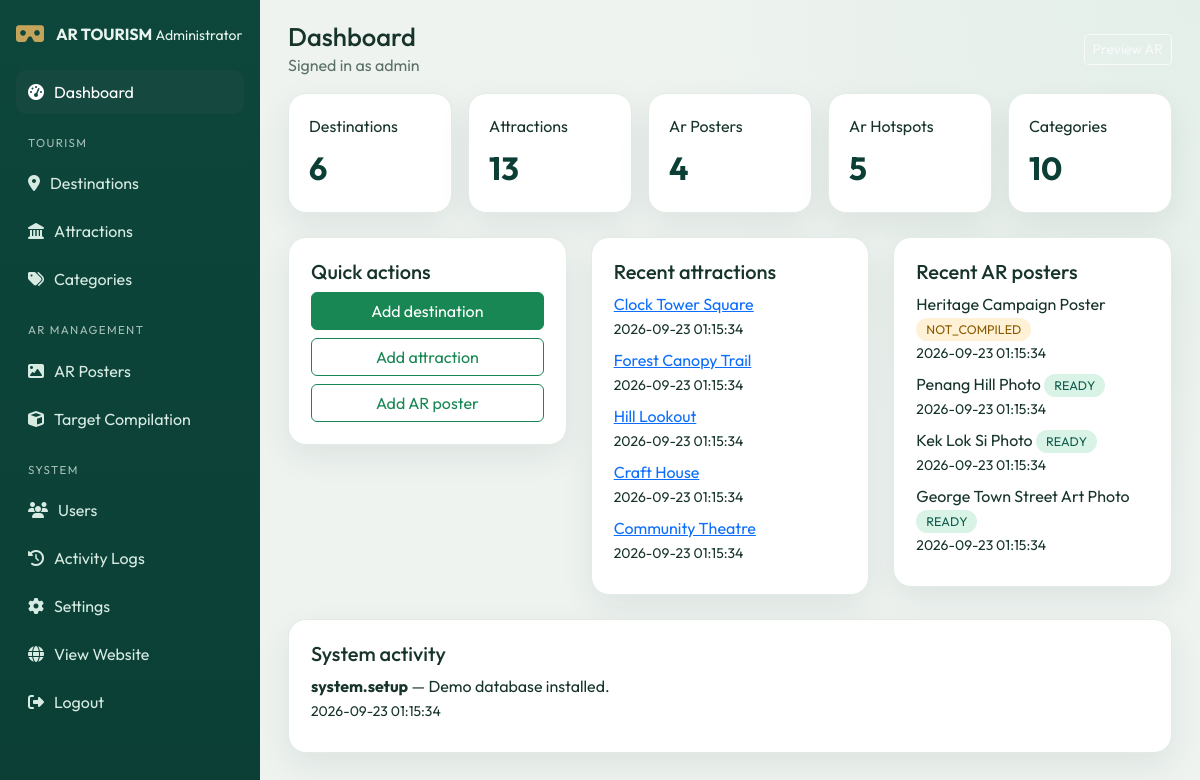
/admin/index.php (signed in), run on the app's committed database.
### tables this page shows
CREATE TABLE users (
    id INT UNSIGNED AUTO_INCREMENT PRIMARY KEY,
    username VARCHAR(100) NOT NULL UNIQUE,
    email VARCHAR(190) NULL UNIQUE,
    password_hash VARCHAR(255) NOT NULL,
    role ENUM('admin','visitor') NOT NULL DEFAULT 'admin',
    status ENUM('active','inactive') NOT NULL DEFAULT 'active',
    last_login DATETIME NULL,
    created_at TIMESTAMP DEFAULT CURRENT_TIMESTAMP,
    INDEX (status)
);

CREATE TABLE attractions (
    id INT UNSIGNED AUTO_INCREMENT PRIMARY KEY,
    destination_id INT UNSIGNED NOT NULL,
    name VARCHAR(180) NOT NULL,
    short_description TEXT,
    full_description TEXT,
    main_image VARCHAR(255),
    youtube_url VARCHAR(500),
    website_url VARCHAR(500),
    google_maps_url VARCHAR(500),
    latitude DECIMAL(10,7),
    longitude DECIMAL(10,7),
    opening_hours VARCHAR(255),
    entry_information TEXT,
    category_id INT UNSIGNED,
    is_featured TINYINT(1) NOT NULL DEFAULT 0,
    status ENUM('active','inactive') DEFAULT 'active',
    display_order INT DEFAULT 0,
    created_at TIMESTAMP DEFAULT CURRENT_TIMESTAMP,
    updated_at TIMESTAMP DEFAULT CURRENT_TIMESTAMP ON UPDATE CURRENT_TIMESTAMP,
    INDEX (destination_id),
    INDEX (status),
    INDEX (is_featured),
    INDEX (name),
    FOREIGN KEY (destination_id) REFERENCES destinations(id) ON DELETE CASCADE,
    FOREIGN KEY (category_id) REFERENCES categories(id) ON DELETE SET NULL
);

CREATE TABLE ar_posters (
    id INT UNSIGNED AUTO_INCREMENT PRIMARY KEY,
    poster_name VARCHAR(180) NOT NULL,
    poster_image VARCHAR(255) NOT NULL,
    description TEXT,
    status ENUM('active','inactive') DEFAULT 'active',
    target_file VARCHAR(255) NULL,
    target_status ENUM('NOT_COMPILED','COMPILING','READY','FAILED') DEFAULT 'NOT_COMPILED',
    target_compiled_at DATETIME NULL,
    created_at TIMESTAMP DEFAULT CURRENT_TIMESTAMP,
    updated_at TIMESTAMP DEFAULT CURRENT_TIMESTAMP ON UPDATE CURRENT_TIMESTAMP,
    INDEX (status),
    INDEX (target_status)
);

CREATE TABLE activity_logs (
    id BIGINT UNSIGNED AUTO_INCREMENT PRIMARY KEY,
    user_id INT UNSIGNED NULL,
    action VARCHAR(100) NOT NULL,
    description TEXT,
    ip_address VARCHAR(45),
    created_at TIMESTAMP DEFAULT CURRENT_TIMESTAMP,
    INDEX (action),
    INDEX (created_at),
    FOREIGN KEY (user_id) REFERENCES users(id) ON DELETE SET NULL
);

### includes/auth.php (called while the page is built, shortened)
<?php
require_once __DIR__ . '/database.php';
function current_admin(): ?array
{
    static $admin = false;
    if ($admin !== false) {
        return $admin;
    }
    $stmt = db()->prepare("SELECT * FROM users WHERE id = ? AND role = 'admin' AND status = 'active' LIMIT 1");
    $stmt->execute([(int) $_SESSION['admin_id']]);
    $admin = $stmt->fetch() ?: null;
    return $admin;
}
function require_admin(): void
{
    if (!current_admin()) {
        $next = urlencode((string) ($_SERVER['REQUEST_URI'] ?? 'index.php'));
        header('Location: ' . admin_url('login.php?next=' . $next));
        exit;
    }
}
function admin_url(string $path = ''): string
{
    $base = BASE_PATH === '' ? '' : BASE_PATH;
    return $base . '/admin/' . ltrim($path, '/');
}

### includes/database.php (called while the page is built, shortened)
<?php
function db(): PDO
{
    static $pdo = null;
    if ($pdo instanceof PDO) {
        return $pdo;
    }
    $dsn = 'mysql:host=' . DB_HOST . ';dbname=' . DB_NAME . ';charset=utf8mb4';
    $pdo = new PDO($dsn, DB_USER, DB_PASS, [
        PDO::ATTR_ERRMODE => PDO::ERRMODE_EXCEPTION,
        PDO::ATTR_DEFAULT_FETCH_MODE => PDO::FETCH_ASSOC,
        PDO::ATTR_EMULATE_PREPARES => false,
    ]);
    $pdo->exec("SET NAMES utf8mb4 COLLATE utf8mb4_unicode_ci");
    return $pdo;
}

### admin/index.php (the view, shortened to what this page needs)
<?php
require_once __DIR__ . '/../includes/functions.php';
$pageTitle = 'Dashboard';
$adminSection = 'dashboard';
$counts = [];
foreach (['destinations', 'attractions', 'ar_posters', 'ar_hotspots', 'categories'] as $table) {
    $counts[$table] = (int) db()->query("SELECT COUNT(*) FROM `$table`")->fetchColumn();
}
$recentAttractions = db()->query("SELECT id, name, updated_at FROM attractions ORDER BY updated_at DESC LIMIT 5")->fetchAll();
$recentPosters = db()->query("SELECT id, poster_name, target_status, updated_at FROM ar_posters ORDER BY updated_at DESC LIMIT 5")->fetchAll();
$logs = db()->query("SELECT action, description, created_at FROM activity_logs ORDER BY id DESC LIMIT 8")->fetchAll();
require __DIR__ . '/../includes/admin-header.php';
?>
<div class="row g-3 mb-4">
    <?php foreach ($counts as $label => $value): ?>
        <div class="col-6 col-xl">
            <div class="stat-card">
                <span><?= e(ucwords(str_replace('_', ' ', $label))) ?></span>
                <strong><?= $value ?></strong>
            </div>
        </div>
    <?php endforeach; ?>
</div>
<div class="row g-4">
    <div class="col-lg-4">
        <div class="admin-card">
            <h2 class="h5">Quick actions</h2>
            <div class="d-grid gap-2">
                <a class="btn btn-success" href="<?= e(admin_url('destinations/form.php')) ?>">Add destination</a>
                <a class="btn btn-outline-success" href="<?= e(admin_url('attractions/form.php')) ?>">Add attraction</a>
                <a class="btn btn-outline-success" href="<?= e(admin_url('ar-posters/form.php')) ?>">Add AR poster</a>
            </div>
        </div>
    </div>
    <div class="col-lg-4">
        <div class="admin-card">
            <h2 class="h5">Recent attractions</h2>
            <?php foreach ($recentAttractions as $item): ?>
                <p class="mb-2"><a href="<?= e(admin_url('attractions/form.php?id=' . (int) $item['id'])) ?>"><?= e($item['name']) ?></a><br><small><?= e($item['updated_at']) ?></small></p>
            <?php endforeach; ?>
        </div>
    </div>
    <div class="col-lg-4">
        <div class="admin-card">
            <h2 class="h5">Recent AR posters</h2>
            <?php foreach ($recentPosters as $item): ?>
                <p class="mb-2"><?= e($item['poster_name']) ?> <?= status_badge($item['target_status']) ?><br><small><?= e($item['updated_at']) ?></small></p>
            <?php endforeach; ?>
        </div>
    </div>
    <div class="col-12">
        <div class="admin-card">
            <h2 class="h5">System activity</h2>
            <?php foreach ($logs as $log): ?>
                <p class="mb-2"><strong><?= e($log['action']) ?></strong> — <?= e($log['description']) ?><br><small><?= e($log['created_at']) ?></small></p>
            <?php endforeach; ?>
        </div>
    </div>
</div>
<?php require __DIR__ . '/../includes/admin-footer.php'; ?>

### includes/admin-header.php (shortened to what this page needs)
<?php
require_once __DIR__ . '/functions.php';
require_admin();
$admin = current_admin();
$pageTitle = $pageTitle ?? 'Dashboard';
$adminSection = $adminSection ?? '';
?>
<!doctype html>
<html lang="en">
<head>
    <link href="https://cdn.jsdelivr.net/npm/bootstrap@5.3.3/dist/css/bootstrap.min.css" rel="stylesheet">
    <link href="https://cdnjs.cloudflare.com/ajax/libs/font-awesome/6.5.2/css/all.min.css" rel="stylesheet">
    <link rel="stylesheet" href="<?= e(asset('css/admin.css')) ?>">
</head>
<body class="admin-body">
<aside class="admin-sidebar offcanvas-lg offcanvas-start" id="adminSidebar" tabindex="-1">
    <div class="sidebar-brand">
        <i class="fa-solid fa-vr-cardboard"></i>
        <div>
            <strong>AR TOURISM</strong>
            <small>Administrator</small>
        </div>
    </div>
    <nav class="sidebar-nav">
        <a class="<?= $adminSection === 'dashboard' ? 'active' : '' ?>" href="<?= e(admin_url('index.php')) ?>"><i class="fa-solid fa-gauge-high"></i> Dashboard</a>
        <p class="nav-label">Tourism</p>
        <a class="<?= $adminSection === 'destinations' ? 'active' : '' ?>" href="<?= e(admin_url('destinations/index.php')) ?>"><i class="fa-solid fa-location-dot"></i> Destinations</a>
        <a class="<?= $adminSection === 'attractions' ? 'active' : '' ?>" href="<?= e(admin_url('attractions/index.php')) ?>"><i class="fa-solid fa-landmark"></i> Attractions</a>
        <a class="<?= $adminSection === 'categories' ? 'active' : '' ?>" href="<?= e(admin_url('categories/index.php')) ?>"><i class="fa-solid fa-tags"></i> Categories</a>
        <p class="nav-label">AR Management</p>
        <a class="<?= $adminSection === 'posters' ? 'active' : '' ?>" href="<?= e(admin_url('ar-posters/index.php')) ?>"><i class="fa-solid fa-image"></i> AR Posters</a>
        <a class="<?= $adminSection === 'compile' ? 'active' : '' ?>" href="<?= e(admin_url('ar-posters/compile.php')) ?>"><i class="fa-solid fa-cube"></i> Target Compilation</a>
        <p class="nav-label">System</p>
        <a class="<?= $adminSection === 'users' ? 'active' : '' ?>" href="<?= e(admin_url('users/index.php')) ?>"><i class="fa-solid fa-users"></i> Users</a>
        <a class="<?= $adminSection === 'logs' ? 'active' : '' ?>" href="<?= e(admin_url('logs/index.php')) ?>"><i class="fa-solid fa-clock-rotate-left"></i> Activity Logs</a>
        <a class="<?= $adminSection === 'settings' ? 'active' : '' ?>" href="<?= e(admin_url('settings/index.php')) ?>"><i class="fa-solid fa-gear"></i> Settings</a>
        <a href="<?= e(url('index.php')) ?>"><i class="fa-solid fa-globe"></i> View Website</a>
        <a href="<?= e(admin_url('logout.php')) ?>"><i class="fa-solid fa-right-from-bracket"></i> Logout</a>
    </nav>
</aside>
<div class="admin-main">
    <header class="admin-top">
        <div>
            <h1><?= e($pageTitle) ?></h1>
            <p>Signed in as <?= e($admin['username'] ?? 'admin') ?></p>
        </div>
        <a class="btn btn-outline-light btn-sm" href="<?= e(url('ar.php')) ?>">Preview AR</a>
    </header>
    <div class="admin-content">

### includes/functions.php (shortened to what this page needs)
<?php
require_once __DIR__ . '/database.php';
require_once __DIR__ . '/auth.php';
function e(mixed $value): string
{
    return htmlspecialchars((string) $value, ENT_QUOTES | ENT_SUBSTITUTE, 'UTF-8');
}
function url(string $path = ''): string
{
    $base = BASE_PATH === '' ? '' : BASE_PATH;
    return $base . '/' . ltrim($path, '/');
}
function asset(string $path): string
{
    return url('assets/' . ltrim($path, '/')) . '?v=' . ASSET_VERSION;
}
function status_badge(string $status): string
{
    $class = $status === 'active' || $status === 'READY' ? 'badge-ok' : 'badge-warn';
    return '<span class="badge-status ' . $class . '">' . e($status) . '</span>';
}

### assets/css/admin.css (style rules this page uses)
:root { --green: #0f5c4c; --green-dark: #0b3f35; --gold: #c4a35a; --ink: #17342b; }
body.admin-body { margin: 0; font-family: "Outfit", sans-serif; background: radial-gradient(circle at 100% 0%, #e4efe9 0, transparent 36%), #eef3f0; color: var(--ink); }
.admin-sidebar { width: 260px; background: linear-gradient(180deg, #0d463b, var(--green-dark)); color: #e8f4ee; min-height: 100vh; position: fixed; inset: 0 auto 0 0; padding: 22px 16px; z-index: 10; }
.sidebar-brand { display: flex; gap: 12px; align-items: center; margin-bottom: 24px; }
.sidebar-brand i { font-size: 1.4rem; color: var(--gold); }
.sidebar-nav { display: grid; gap: 4px; }
.sidebar-nav a { color: #d7ebe3; text-decoration: none; padding: 10px 12px; border-radius: 10px; display: flex; gap: 10px; align-items: center; }
.sidebar-nav a.active, .sidebar-nav a:hover { background: #15493f; color: #fff; }
.nav-label { margin: 16px 12px 6px; font-size: 0.72rem; letter-spacing: 0.12em; text-transform: uppercase; opacity: 0.7; }
.admin-main { margin-left: 260px; min-height: 100vh; }
.admin-top { display: flex; justify-content: space-between; align-items: center; padding: 22px 28px 8px; }
.admin-top h1 { font-size: 1.6rem; margin: 0; }
.admin-top p { margin: 0; color: #5b7168; }
.admin-content { padding: 8px 28px 40px; }
.stat-card, .admin-card { background: #fff; border-radius: 18px; padding: 20px; box-shadow: 0 12px 32px rgba(23, 52, 43, 0.08); border: 1px solid #e2ebe6; }
.stat-card strong { display: block; font-size: 2rem; margin-top: 6px; color: var(--green-dark); }
.admin-card { padding: 22px; }
.badge-status { border-radius: 999px; padding: 4px 10px; font-size: 0.78rem; }
.badge-ok { background: #d9f3e6; color: #0f5c4c; }
.badge-warn { background: #fff1d6; color: #8a5a00; }

### data on the page
users: username "admin"
attractions: name "Clock Tower Square", updated_at "2026-09-23 01:15:34"
attractions: name "Forest Canopy Trail", updated_at "2026-09-23 01:15:34"
attractions: name "Hill Lookout", updated_at "2026-09-23 01:15:34"
attractions: name "Craft House", updated_at "2026-09-23 01:15:34"
attractions: name "Community Theatre", updated_at "2026-09-23 01:15:34"
ar_posters: poster_name "Heritage Campaign Poster", target_status "NOT_COMPILED", updated_at "2026-09-23 01:15:34"
ar_posters: poster_name "Penang Hill Photo", target_status "READY", updated_at "2026-09-23 01:15:34"
ar_posters: poster_name "Kek Lok Si Photo", target_status "READY", updated_at "2026-09-23 01:15:34"
ar_posters: poster_name "George Town Street Art Photo", target_status "READY", updated_at "2026-09-23 01:15:34"
activity_logs: action "system.setup", description "Demo database installed.", created_at "2026-09-23 01:15:34"

### other printed values
$pageTitle "Dashboard"
str_replace('_', ' ', $label) "Destinations"
$value "6"
str_replace('_', ' ', $label) "Attractions"
$value "13"
str_replace('_', ' ', $label) "Ar Posters"
$value "4"
str_replace('_', ' ', $label) "Ar Hotspots"
$value "5"
str_replace('_', ' ', $label) "Categories"
$value "10"
